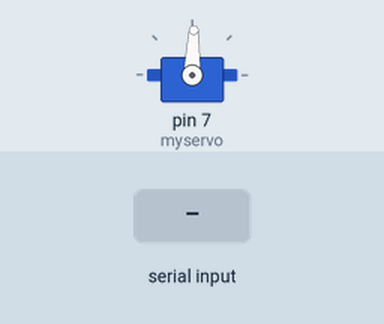
Recording of a sketch running on a simulated Arduino Uno, built with avr-gcc and run on an emulated ATmega328P. Parts: servo. Inputs (shaded band) come from the test bench. What the sketch prints to the serial monitor is not drawn.

Above: at 1.2 s.
1.3 s: "s" received over Serial
2.8 s: "1" received over Serial
Timing chart, 0 to 5.8 s (numbered marks = the images above; inputs shaded):
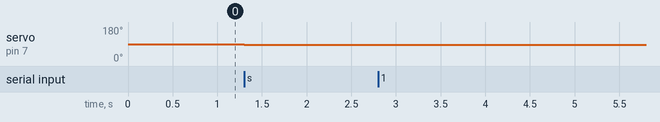

Measured:
- after the input at 1.3 s, servo on pin 7 (myservo): 88° → 87° at once
- after the input at 2.8 s, every drawn part: stays the same

The sketch:

servo_midpoint_finder.ino
```cpp
#include <Servo.h>

Servo myservo;

char c = 'a';

int val = 1450;

void setup(){
  myservo.attach(7);
  myservo.writeMicroseconds(val);
  //myservo.write(90);
  Serial.begin(9600);
}

void loop(){
  if(Serial.available() > 0){
    c = Serial.read();

    changeServo(c);
  }
}

void changeServo(char b){
   switch(b){
      case 'w':
        val+=5;
        myservo.writeMicroseconds(val);
        Serial.println(val);
        break;
      case 's':
        val -= 5;
        myservo.writeMicroseconds(val);
        Serial.println(val);
        break;
      default:
        Serial.println("invalid char");
        break;
   }

}
```
